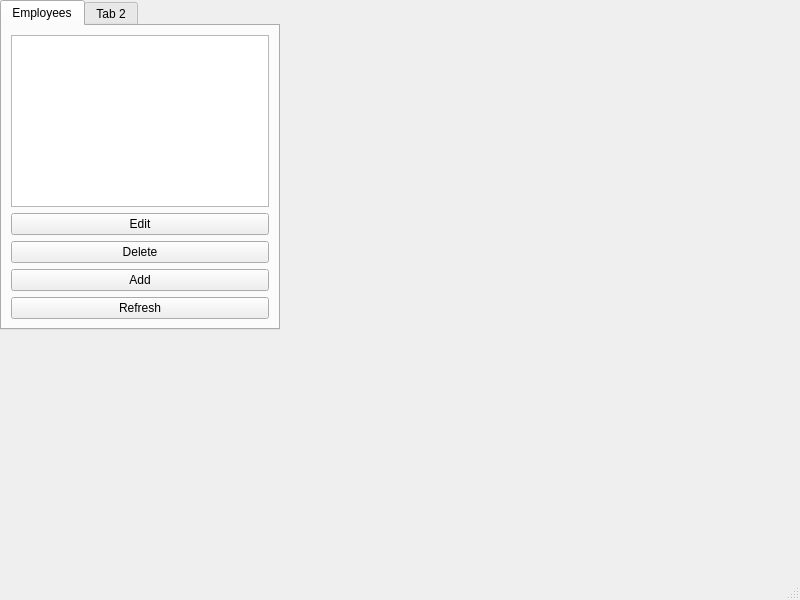
<?xml version="1.0" encoding="UTF-8"?>
<ui version="4.0">
 <class>MainWindow</class>
 <widget class="QMainWindow" name="MainWindow">
  <property name="geometry">
   <rect>
    <x>0</x>
    <y>0</y>
    <width>800</width>
    <height>600</height>
   </rect>
  </property>
  <property name="windowTitle">
   <string>MainWindow</string>
  </property>
  <widget class="QWidget" name="centralwidget">
   <widget class="QTabWidget" name="tabWidget">
    <property name="geometry">
     <rect>
      <x>0</x>
      <y>0</y>
      <width>280</width>
      <height>330</height>
     </rect>
    </property>
    <widget class="QWidget" name="tab_1">
     <attribute name="title">
      <string>Employees</string>
     </attribute>
     <layout class="QVBoxLayout" name="verticalLayout">
      <item>
       <widget class="QTableWidget" name="tableEmployees"/>
      </item>
      <item>
       <widget class="QPushButton" name="btnEditEmployee">
        <property name="text">
         <string>Edit</string>
        </property>
       </widget>
      </item>
      <item>
       <widget class="QPushButton" name="btnDeleteEmployee">
        <property name="text">
         <string>Delete</string>
        </property>
       </widget>
      </item>
      <item>
       <widget class="QPushButton" name="btnAddEmployee">
        <property name="text">
         <string>Add</string>
        </property>
       </widget>
      </item>
      <item>
       <widget class="QPushButton" name="btnRefresh">
        <property name="text">
         <string>Refresh</string>
        </property>
       </widget>
      </item>
     </layout>
    </widget>
    <widget class="QWidget" name="tab_2">
     <attribute name="title">
      <string>Tab 2</string>
     </attribute>
    </widget>
   </widget>
  </widget>
  <widget class="QMenuBar" name="menubar">
   <property name="geometry">
    <rect>
     <x>0</x>
     <y>0</y>
     <width>800</width>
     <height>22</height>
    </rect>
   </property>
  </widget>
  <widget class="QStatusBar" name="statusbar"/>
 </widget>
 <resources/>
 <connections/>
</ui>
